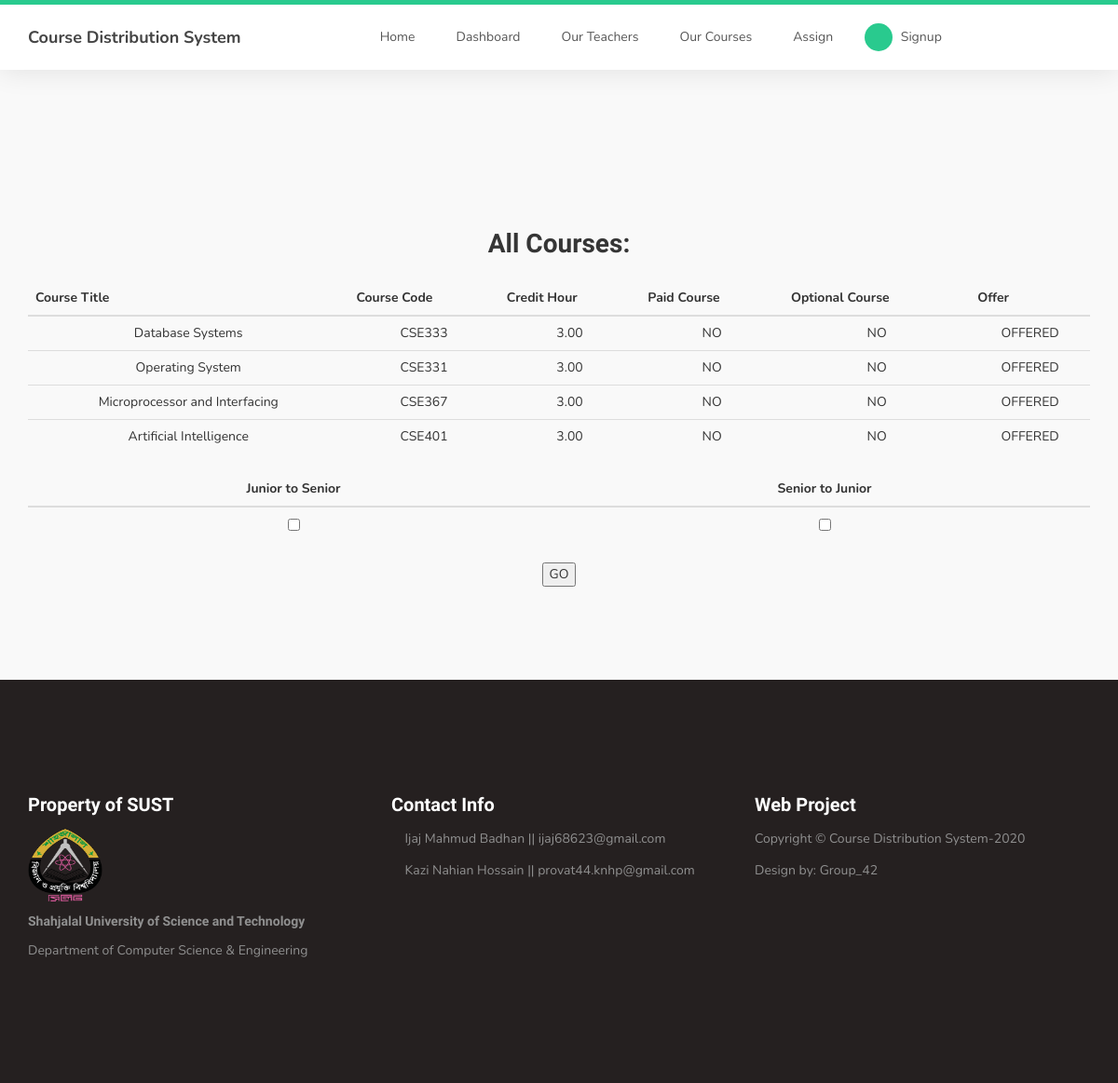
/odd/, run on the app's committed database.
### SUST_CDS/courseDist/models.py (models this page shows, shortened)
class Course(models.Model):
	title = models.CharField(max_length=100)
	code = models.CharField(max_length=10,primary_key=True)
	credit_hour = models.DecimalField(decimal_places=2,max_digits=3)
	ispaid = models.BooleanField()
	isoptional = models.BooleanField()
	year = models.PositiveIntegerField(default=1)
	semester = models.PositiveIntegerField(default=1)
	isSessional = models.BooleanField(default=False)
	isOffered = models.BooleanField(default=True)

### SUST_CDS/courseDist/views.py (the view, shortened to what this page needs)
# urls.py: path('odd/',views.odd,name="odd"),
def odd(request):
	courses = Course.objects.all()
	teachers = Teacher.objects.all()
	tl = [t for t in teachers if t.isActive]
	cl = [c for c in courses if c.semester==1]
	def f(c):
		return 10*c.year+c.semester
	cl.sort(key=f)
	context = {
		'courses' : cl
	}
	return render(request,'courseDist/odd.html',context)

### SUST_CDS/courseDist/templates/courseDist/odd.html (shortened to what this page needs)
{% extends "courseDist/base.html" %}
{% block content %}
	<section id="team">
		<div class="alert alert-{{ message.tags }}">
		</div>
		<div class="container">
		    <div class="row">
			<div class="col-md-12 col-sm-12">
				<h2>All Courses:</h2>
			    	<form method="POST">
					<table class="table">
						<thead class="thead-dark">
							<tr>
								<th>Course Title</th>
								<th>Course Code</th>
								<th>Credit Hour</th>
								<th>Paid Course</th>
								<th>Optional Course</th>
								<th>Offer</th>
							</tr>
							{% for course in courses %}
							<tr>
								<td>{{ course.title }}</td>
								<td>{{ course.code }}</td>
								<td>{{ course.credit_hour }}</td>
								{% if course.ispaid %}
									<td>YES</td>
								{% else %}
									<td>NO</td>
								{% endif %}
								{% if course.isoptional %}
									<td>YES</td>
								{% else %}
									<td>NO</td>
								{% endif %}
								{% if course.isoptional %}
									<td><input type="checkbox" name="{{course.code}}"></td>
								{% else %}
									<td>OFFERED</td>
								{% endif %}
							</tr>
							{% endfor %}
					</table>
					<table class="table">
						<thead class="thead-dark">
							<tr>
								<th scope="col"><center>Junior to Senior</center></th>
								<th scope="col"><center>Senior to Junior</center></th>
							</tr>
							<tr>
								<td><input type="checkbox" name="jun_to_sen"></td>
								<td><input type="checkbox" name="sen_to_jun"></td>
							</tr>
					</table>
					<input  type="submit"  value='GO'>
				</form>
			</div>
		    </div>
		</div>
	</section>
{% endblock content%}

### data on the page
Course: title "Database Systems", code "CSE333", credit_hour "3.00", ispaid "NO", isoptional "NO"
Course: title "Operating System", code "CSE331", credit_hour "3.00", ispaid "NO", isoptional "NO"
Course: title "Microprocessor and Interfacing", code "CSE367", credit_hour "3.00", ispaid "NO", isoptional "NO"
Course: title "Artificial Intelligence", code "CSE401", credit_hour "3.00", ispaid "NO", isoptional "NO"
